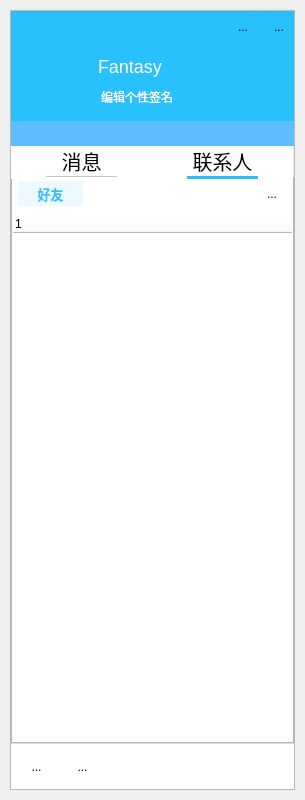
<?xml version="1.0" encoding="UTF-8"?>
<ui version="4.0">
 <class>MainInterface</class>
 <widget class="QWidget" name="MainInterface">
  <property name="geometry">
   <rect>
    <x>0</x>
    <y>0</y>
    <width>305</width>
    <height>800</height>
   </rect>
  </property>
  <property name="minimumSize">
   <size>
    <width>300</width>
    <height>600</height>
   </size>
  </property>
  <property name="maximumSize">
   <size>
    <width>600</width>
    <height>1000</height>
   </size>
  </property>
  <property name="windowTitle">
   <string>MainWindow</string>
  </property>
  <property name="styleSheet">
   <string notr="true"/>
  </property>
  <layout class="QVBoxLayout" name="verticalLayout">
   <property name="spacing">
    <number>0</number>
   </property>
   <property name="leftMargin">
    <number>10</number>
   </property>
   <property name="topMargin">
    <number>10</number>
   </property>
   <property name="rightMargin">
    <number>10</number>
   </property>
   <property name="bottomMargin">
    <number>10</number>
   </property>
   <item>
    <widget class="QFrame" name="frame">
     <property name="frameShape">
      <enum>QFrame::StyledPanel</enum>
     </property>
     <property name="frameShadow">
      <enum>QFrame::Raised</enum>
     </property>
     <layout class="QVBoxLayout" name="verticalLayout_6">
      <property name="spacing">
       <number>0</number>
      </property>
      <property name="leftMargin">
       <number>0</number>
      </property>
      <property name="topMargin">
       <number>0</number>
      </property>
      <property name="rightMargin">
       <number>0</number>
      </property>
      <property name="bottomMargin">
       <number>0</number>
      </property>
      <item>
       <widget class="QWidget" name="HeadWidget" native="true">
        <property name="minimumSize">
         <size>
          <width>0</width>
          <height>135</height>
         </size>
        </property>
        <property name="maximumSize">
         <size>
          <width>16777215</width>
          <height>135</height>
         </size>
        </property>
        <property name="styleSheet">
         <string notr="true">QWidget
{
	background-color:rgb(40, 192, 253);
}</string>
        </property>
        <layout class="QVBoxLayout" name="verticalLayout_3">
         <property name="leftMargin">
          <number>0</number>
         </property>
         <property name="topMargin">
          <number>0</number>
         </property>
         <property name="rightMargin">
          <number>0</number>
         </property>
         <property name="bottomMargin">
          <number>0</number>
         </property>
         <item>
          <widget class="QWidget" name="widget_2" native="true">
           <layout class="QHBoxLayout" name="horizontalLayout_2">
            <property name="leftMargin">
             <number>0</number>
            </property>
            <property name="topMargin">
             <number>0</number>
            </property>
            <property name="rightMargin">
             <number>0</number>
            </property>
            <property name="bottomMargin">
             <number>0</number>
            </property>
            <item>
             <widget class="QLabel" name="LogLab">
              <property name="minimumSize">
               <size>
                <width>25</width>
                <height>25</height>
               </size>
              </property>
              <property name="maximumSize">
               <size>
                <width>25</width>
                <height>25</height>
               </size>
              </property>
              <property name="text">
               <string/>
              </property>
              <property name="pixmap">
               <pixmap resource="lib.qrc">:/lib/Loge.png</pixmap>
              </property>
              <property name="scaledContents">
               <bool>true</bool>
              </property>
             </widget>
            </item>
            <item>
             <spacer name="horizontalSpacer_2">
              <property name="orientation">
               <enum>Qt::Horizontal</enum>
              </property>
              <property name="sizeHint" stdset="0">
               <size>
                <width>319</width>
                <height>20</height>
               </size>
              </property>
             </spacer>
            </item>
            <item>
             <widget class="QToolButton" name="MiniBtn_2">
              <property name="minimumSize">
               <size>
                <width>30</width>
                <height>30</height>
               </size>
              </property>
              <property name="maximumSize">
               <size>
                <width>30</width>
                <height>30</height>
               </size>
              </property>
              <property name="focusPolicy">
               <enum>Qt::ClickFocus</enum>
              </property>
              <property name="toolTip">
               <string>个性装扮</string>
              </property>
              <property name="toolTipDuration">
               <number>-1</number>
              </property>
              <property name="styleSheet">
               <string notr="true">QToolButton:hover
{
	background-color:rgba(200, 200, 200,85);
}
QToolButton:pressed
{
	background-color:rgba(220,220,220,85);
}
</string>
              </property>
              <property name="text">
               <string/>
              </property>
              <property name="icon">
               <iconset resource="lib.qrc">
                <normaloff>:/lib/close.png</normaloff>:/lib/close.png</iconset>
              </property>
              <property name="iconSize">
               <size>
                <width>18</width>
                <height>18</height>
               </size>
              </property>
              <property name="autoRaise">
               <bool>true</bool>
              </property>
             </widget>
            </item>
            <item>
             <widget class="QToolButton" name="MiniBtn">
              <property name="minimumSize">
               <size>
                <width>30</width>
                <height>30</height>
               </size>
              </property>
              <property name="maximumSize">
               <size>
                <width>30</width>
                <height>30</height>
               </size>
              </property>
              <property name="focusPolicy">
               <enum>Qt::ClickFocus</enum>
              </property>
              <property name="toolTip">
               <string>最小化</string>
              </property>
              <property name="toolTipDuration">
               <number>-1</number>
              </property>
              <property name="styleSheet">
               <string notr="true">QToolButton:hover
{
	background-color:rgba(200, 200, 200,85);
}
QToolButton:pressed
{
	background-color:rgba(220,220,220,85);
}
</string>
              </property>
              <property name="text">
               <string>...</string>
              </property>
              <property name="icon">
               <iconset resource="lib.qrc">
                <normaloff>:/lib/zuixiaohua.png</normaloff>:/lib/zuixiaohua.png</iconset>
              </property>
              <property name="autoRaise">
               <bool>true</bool>
              </property>
             </widget>
            </item>
            <item>
             <widget class="QToolButton" name="CloseBtn">
              <property name="minimumSize">
               <size>
                <width>30</width>
                <height>30</height>
               </size>
              </property>
              <property name="maximumSize">
               <size>
                <width>30</width>
                <height>30</height>
               </size>
              </property>
              <property name="focusPolicy">
               <enum>Qt::ClickFocus</enum>
              </property>
              <property name="toolTip">
               <string>关闭</string>
              </property>
              <property name="styleSheet">
               <string notr="true">QToolButton:hover 
{
	background-color:rgb(255, 0, 0);
}
QToolButton:pressed
{
	background-color:rgb(170, 0, 0);
}
</string>
              </property>
              <property name="text">
               <string>...</string>
              </property>
              <property name="icon">
               <iconset resource="lib.qrc">
                <normaloff>:/lib/guanbi.png</normaloff>:/lib/guanbi.png</iconset>
              </property>
              <property name="autoRaise">
               <bool>true</bool>
              </property>
             </widget>
            </item>
           </layout>
          </widget>
         </item>
         <item>
          <widget class="QWidget" name="widget" native="true">
           <layout class="QHBoxLayout" name="horizontalLayout_3">
            <property name="leftMargin">
             <number>0</number>
            </property>
            <property name="topMargin">
             <number>0</number>
            </property>
            <property name="rightMargin">
             <number>0</number>
            </property>
            <property name="bottomMargin">
             <number>0</number>
            </property>
            <item>
             <spacer name="horizontalSpacer_3">
              <property name="orientation">
               <enum>Qt::Horizontal</enum>
              </property>
              <property name="sizeType">
               <enum>QSizePolicy::Fixed</enum>
              </property>
              <property name="sizeHint" stdset="0">
               <size>
                <width>15</width>
                <height>20</height>
               </size>
              </property>
             </spacer>
            </item>
            <item>
             <widget class="QPushButton" name="HeadShotBtn">
              <property name="minimumSize">
               <size>
                <width>66</width>
                <height>66</height>
               </size>
              </property>
              <property name="maximumSize">
               <size>
                <width>66</width>
                <height>66</height>
               </size>
              </property>
              <property name="cursor">
               <cursorShape>PointingHandCursor</cursorShape>
              </property>
              <property name="styleSheet">
               <string notr="true">QPushButton
{
	background-color:transparent;
	border-style:solid;
	border-width:5px;
	border-color:transparent;
	border-radius:33px;
}
QPushButton:hover
{
	border-style:solid;
	border-width:5px;
	border-color:rgba(255,255,255,90);
	border-radius:33px;
}</string>
              </property>
              <property name="text">
               <string/>
              </property>
              <property name="iconSize">
               <size>
                <width>16</width>
                <height>16</height>
               </size>
              </property>
              <property name="flat">
               <bool>false</bool>
              </property>
             </widget>
            </item>
            <item>
             <layout class="QVBoxLayout" name="verticalLayout_2">
              <item>
               <widget class="QLabel" name="NickNameLab">
                <property name="minimumSize">
                 <size>
                  <width>120</width>
                  <height>27</height>
                 </size>
                </property>
                <property name="maximumSize">
                 <size>
                  <width>120</width>
                  <height>27</height>
                 </size>
                </property>
                <property name="styleSheet">
                 <string notr="true">QLabel
{
	border-style:none;
	color:white;
	font-size:18px;
}</string>
                </property>
                <property name="text">
                 <string>Fantasy</string>
                </property>
               </widget>
              </item>
              <item>
               <widget class="QLineEdit" name="SignatureLine">
                <property name="minimumSize">
                 <size>
                  <width>180</width>
                  <height>20</height>
                 </size>
                </property>
                <property name="maximumSize">
                 <size>
                  <width>180</width>
                  <height>20</height>
                 </size>
                </property>
                <property name="toolTip">
                 <string>个性签名:</string>
                </property>
                <property name="statusTip">
                 <string/>
                </property>
                <property name="whatsThis">
                 <string/>
                </property>
                <property name="styleSheet">
                 <string notr="true">QLineEdit
{
	background-color:transparent;
	border-style:solid;
	border-width:1px;
	border-color:rgb(40, 195, 253);
	color:white;	
	font-size:12px;
}
QLineEdit:hover
{
	background-color:transparent;
	border-style:solid;
	border-width:1px;
	border-color:black;
	color:white;	
	font-size:12px;
}
QLineEdit:focus
{
	background-color:white;
	border-style:none;
	color:black;	
	font-size:12px;
}</string>
                </property>
                <property name="text">
                 <string>编辑个性签名</string>
                </property>
               </widget>
              </item>
             </layout>
            </item>
            <item>
             <spacer name="horizontalSpacer_4">
              <property name="orientation">
               <enum>Qt::Horizontal</enum>
              </property>
              <property name="sizeHint" stdset="0">
               <size>
                <width>63</width>
                <height>20</height>
               </size>
              </property>
             </spacer>
            </item>
           </layout>
          </widget>
         </item>
         <item>
          <widget class="QLineEdit" name="SearchEdit">
           <property name="minimumSize">
            <size>
             <width>0</width>
             <height>25</height>
            </size>
           </property>
           <property name="maximumSize">
            <size>
             <width>16777215</width>
             <height>25</height>
            </size>
           </property>
           <property name="styleSheet">
            <string notr="true">QLineEdit
{
	border-style:none;
	font-size:12px;
	color:white;
	background-color:rgb(92,190,253);
}
QLineEdit:focus
{
	border-style:none;
	font-size:12px;
	color:black;
	background-color:white;
}</string>
           </property>
          </widget>
         </item>
        </layout>
       </widget>
      </item>
      <item>
       <widget class="QTabWidget" name="tabWidget">
        <property name="sizePolicy">
         <sizepolicy hsizetype="Expanding" vsizetype="Expanding">
          <horstretch>0</horstretch>
          <verstretch>0</verstretch>
         </sizepolicy>
        </property>
        <property name="styleSheet">
         <string notr="true">QTabBar::tab
{
	font:20px;
	margin-right:35px;
	width:71px;
	margin-left:35px;
	height:30px;
	border-style:solid;
	border-top-width:0px;
	border-left-width:0px;
	border-right-width:0px;
	border-bottom-width:1px;
	border-color:rgb(200,200,200);
	background-color:white;
}
QTabBar::tab:selected
{
	border-bottom-width:3px;
	border-color:rgb(40,192,253);
}
QWidget
{
	background-color:white;
}</string>
        </property>
        <property name="tabShape">
         <enum>QTabWidget::Rounded</enum>
        </property>
        <property name="currentIndex">
         <number>1</number>
        </property>
        <property name="documentMode">
         <bool>false</bool>
        </property>
        <widget class="QWidget" name="tab_1">
         <property name="sizePolicy">
          <sizepolicy hsizetype="Expanding" vsizetype="Preferred">
           <horstretch>0</horstretch>
           <verstretch>0</verstretch>
          </sizepolicy>
         </property>
         <property name="styleSheet">
          <string notr="true">QWidget
{
	background-color:white;
}</string>
         </property>
         <attribute name="title">
          <string>消息</string>
         </attribute>
         <attribute name="toolTip">
          <string>消息</string>
         </attribute>
        </widget>
        <widget class="QWidget" name="tab_2">
         <property name="sizePolicy">
          <sizepolicy hsizetype="Expanding" vsizetype="Preferred">
           <horstretch>0</horstretch>
           <verstretch>0</verstretch>
          </sizepolicy>
         </property>
         <attribute name="title">
          <string>联系人</string>
         </attribute>
         <attribute name="toolTip">
          <string>联系人</string>
         </attribute>
         <layout class="QVBoxLayout" name="verticalLayout_4">
          <property name="leftMargin">
           <number>0</number>
          </property>
          <property name="topMargin">
           <number>0</number>
          </property>
          <property name="rightMargin">
           <number>0</number>
          </property>
          <property name="bottomMargin">
           <number>0</number>
          </property>
          <item>
           <layout class="QHBoxLayout" name="horizontalLayout_4">
            <property name="leftMargin">
             <number>5</number>
            </property>
            <property name="rightMargin">
             <number>5</number>
            </property>
            <item>
             <widget class="QLabel" name="label_2">
              <property name="minimumSize">
               <size>
                <width>65</width>
                <height>25</height>
               </size>
              </property>
              <property name="maximumSize">
               <size>
                <width>65</width>
                <height>25</height>
               </size>
              </property>
              <property name="styleSheet">
               <string notr="true">QLabel
{
	background-color:rgb(236,250,255);
	font-size:13px;
	font-weight:bold;
	color:rgb(55,194,247);
}</string>
              </property>
              <property name="text">
               <string>好友</string>
              </property>
              <property name="alignment">
               <set>Qt::AlignCenter</set>
              </property>
             </widget>
            </item>
            <item>
             <spacer name="horizontalSpacer_5">
              <property name="orientation">
               <enum>Qt::Horizontal</enum>
              </property>
              <property name="sizeHint" stdset="0">
               <size>
                <width>40</width>
                <height>20</height>
               </size>
              </property>
             </spacer>
            </item>
            <item>
             <widget class="QToolButton" name="AddFriends_2">
              <property name="minimumSize">
               <size>
                <width>30</width>
                <height>30</height>
               </size>
              </property>
              <property name="maximumSize">
               <size>
                <width>30</width>
                <height>30</height>
               </size>
              </property>
              <property name="focusPolicy">
               <enum>Qt::ClickFocus</enum>
              </property>
              <property name="toolTip">
               <string/>
              </property>
              <property name="toolTipDuration">
               <number>-1</number>
              </property>
              <property name="styleSheet">
               <string notr="true">QToolButton:hover
{
	background-color:rgba(200, 200, 200,85);
}
QToolButton:pressed
{
	background-color:rgba(220,220,220,85);
}
</string>
              </property>
              <property name="text">
               <string>...</string>
              </property>
              <property name="icon">
               <iconset resource="lib.qrc">
                <normaloff>:/lib/add.png</normaloff>:/lib/add.png</iconset>
              </property>
              <property name="iconSize">
               <size>
                <width>22</width>
                <height>22</height>
               </size>
              </property>
              <property name="autoRaise">
               <bool>true</bool>
              </property>
             </widget>
            </item>
           </layout>
          </item>
          <item>
           <widget class="QTreeWidget" name="treeWidget">
            <property name="styleSheet">
             <string notr="true">QTreeWidget
{
	border-style:none;
	outline:0px;
}
QTreeWidget::item:hover
{
	background-color:rgb(235,235,235);
	color:black;
}
QTreeWidget::item:selected
{
	background-color:rgb(235,235,235);
	color:black;
}</string>
            </property>
            <column>
             <property name="text">
              <string notr="true">1</string>
             </property>
            </column>
           </widget>
          </item>
         </layout>
        </widget>
       </widget>
      </item>
      <item>
       <widget class="QWidget" name="MenuWidget" native="true">
        <property name="minimumSize">
         <size>
          <width>0</width>
          <height>45</height>
         </size>
        </property>
        <property name="maximumSize">
         <size>
          <width>16777215</width>
          <height>45</height>
         </size>
        </property>
        <property name="styleSheet">
         <string notr="true">QWidget
{
	background-color:white;
}</string>
        </property>
        <layout class="QHBoxLayout" name="horizontalLayout">
         <property name="spacing">
          <number>1</number>
         </property>
         <property name="leftMargin">
          <number>3</number>
         </property>
         <property name="topMargin">
          <number>0</number>
         </property>
         <property name="rightMargin">
          <number>0</number>
         </property>
         <property name="bottomMargin">
          <number>0</number>
         </property>
         <item>
          <widget class="QToolButton" name="MainMenu">
           <property name="minimumSize">
            <size>
             <width>45</width>
             <height>45</height>
            </size>
           </property>
           <property name="maximumSize">
            <size>
             <width>45</width>
             <height>45</height>
            </size>
           </property>
           <property name="styleSheet">
            <string notr="true">QToolButton:hover
{
	background-color:rgba(200, 200, 200,85);
}
QToolButton:pressed
{
	background-color:rgba(220,220,220,85);
}
</string>
           </property>
           <property name="text">
            <string>...</string>
           </property>
           <property name="icon">
            <iconset resource="lib.qrc">
             <normaloff>:/lib/MainMenu.png</normaloff>:/lib/MainMenu.png</iconset>
           </property>
           <property name="iconSize">
            <size>
             <width>28</width>
             <height>28</height>
            </size>
           </property>
           <property name="autoRaise">
            <bool>true</bool>
           </property>
          </widget>
         </item>
         <item>
          <widget class="QToolButton" name="AddFriends">
           <property name="minimumSize">
            <size>
             <width>45</width>
             <height>45</height>
            </size>
           </property>
           <property name="maximumSize">
            <size>
             <width>45</width>
             <height>45</height>
            </size>
           </property>
           <property name="styleSheet">
            <string notr="true">QToolButton:hover
{
	background-color:rgba(200, 200, 200,85);
}
QToolButton:pressed
{
	background-color:rgba(220,220,220,85);
}
</string>
           </property>
           <property name="text">
            <string>...</string>
           </property>
           <property name="icon">
            <iconset resource="lib.qrc">
             <normaloff>:/lib/addfriend.png</normaloff>:/lib/addfriend.png</iconset>
           </property>
           <property name="iconSize">
            <size>
             <width>30</width>
             <height>30</height>
            </size>
           </property>
           <property name="autoRaise">
            <bool>true</bool>
           </property>
          </widget>
         </item>
         <item>
          <spacer name="horizontalSpacer">
           <property name="orientation">
            <enum>Qt::Horizontal</enum>
           </property>
           <property name="sizeHint" stdset="0">
            <size>
             <width>185</width>
             <height>20</height>
            </size>
           </property>
          </spacer>
         </item>
        </layout>
       </widget>
      </item>
     </layout>
    </widget>
   </item>
  </layout>
 </widget>
 <resources>
  <include location="lib.qrc"/>
 </resources>
 <connections/>
</ui>
